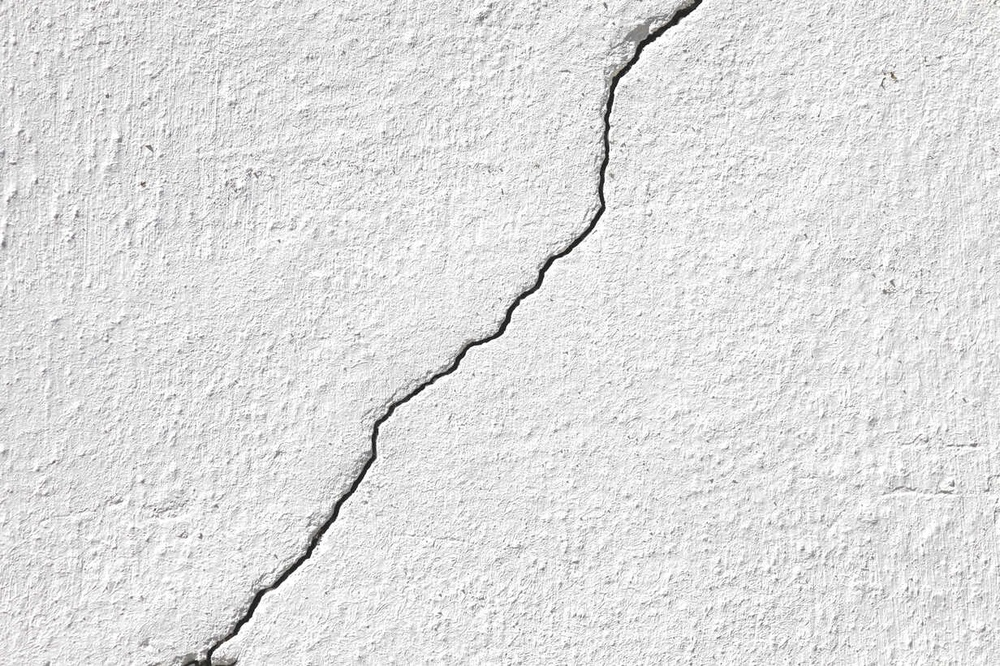
#> input picture Final Exercise/final2.jpg, 1000 x 666 px, shrunk from 1232 x 821 before the run
$ python final2_Canny.py
#> lines starting #> are read from the running program, lines starting #| are printed output that depends on the picture
import cv2 as cv
import numpy as np
import matplotlib.pyplot as plt
from scipy import ndimage

def Sobel_filter(img, direction):
    if (direction == 'x'):
        gx = np.array([[-1, 0, +1], [-2, 0, 2], [-1, 0, +1]])
        conv_val = ndimage.convolve(img, gx)
    if (direction == 'y'):
        gy = np.array([[-1, -2, -1], [0, 0, 0], [1, 2, 1]])
        conv_val = ndimage.convolve(img, gy)
    return conv_val

def normalize(img):
    Norm_ = img/np.max(img)
    return Norm_

def NMS(mag, grad):
    NMS = np.zeros(mag.shape)
    for i in range(1, int(mag.shape[0]) - 1):
        for j in range(1, int(mag.shape[1]) - 1):
            if((grad[i,j] >= -22.5 and grad[i,j] <= 22.5) or (grad[i,j] <= -157.5 and grad[i,j] >= 157.5)):
                if((mag[i,j] > mag[i,j+1]) and (mag[i,j] > mag[i,j-1])):
                    NMS[i,j] = mag[i,j]
                else:
                    NMS[i,j] = 0
            if((grad[i,j] >= 22.5 and grad[i,j] <= 67.5) or (grad[i,j] <= -112.5 and grad[i,j] >= -157.5)):
                if((mag[i,j] > mag[i+1,j+1]) and (mag[i,j] > mag[i-1,j-1])):
                    NMS[i,j] = mag[i,j]
                else:
                    NMS[i,j] = 0
            if((grad[i,j] >= 67.5 and grad[i,j] <= 112.5) or (grad[i,j] <= -67.5 and grad[i,j] >= -112.5)):
                if((mag[i,j] > mag[i+1,j]) and (mag[i,j] > mag[i-1,j])):
                    NMS[i,j] = mag[i,j]
                else:
                    NMS[i,j] = 0
            if((grad[i,j] >= 112.5 and grad[i,j] <= 157.5) or (grad[i,j] <= -22.5 and grad[i,j] >= -67.5)):
                if((mag[i,j] > mag[i+1,j-1]) and (mag[i,j] > mag[i-1,j+1])):
                    NMS[i,j] = mag[i,j]
                else:
                    NMS[i,j] = 0

    return NMS

if __name__ == "__main__":
    img = cv.imread('final2.jpg', cv.IMREAD_GRAYSCALE)
#> img: shape (666, 1000); min 7, max 255, mean 223.1
    img = np.array(img, dtype=float)

    plt.subplot(2,2,1)
    plt.imshow(img, cmap='gray')
    plt.title('Original')

    gx = Sobel_filter(img, 'x')
#> in Sobel_filter, `conv_val = ndimage.convolve(img, gx)`:
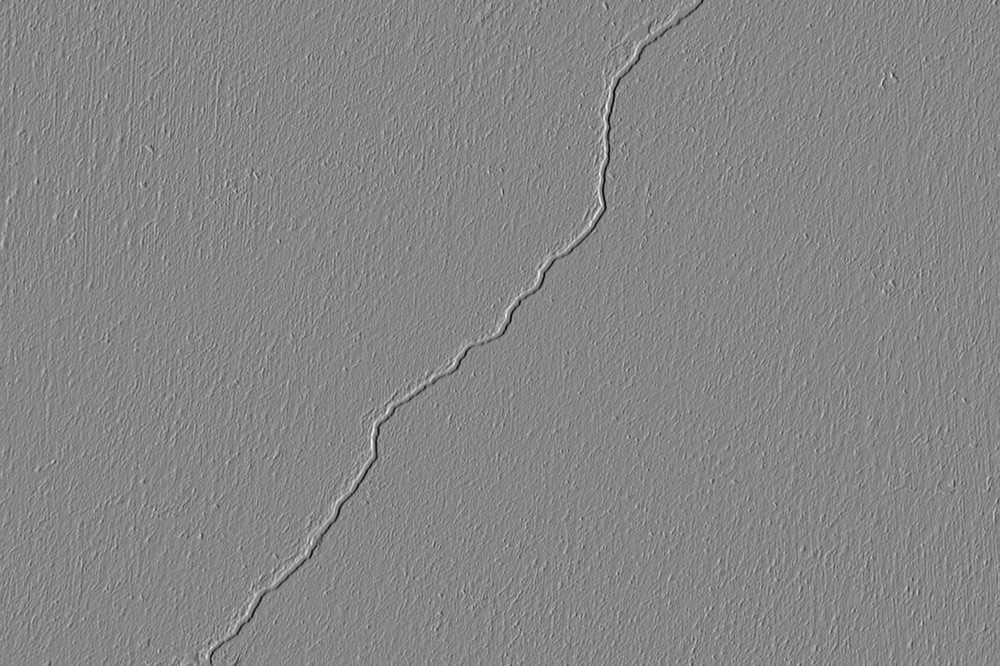
#> conv_val: shape (666, 1000) float64; min -919, max 828, mean -0.1; drawn with min black and max white
    gx = normalize(gx)
    gy = Sobel_filter(img, 'y')
    gy = normalize(gy)

    mag = np.sqrt(gx**2 + gy**2)
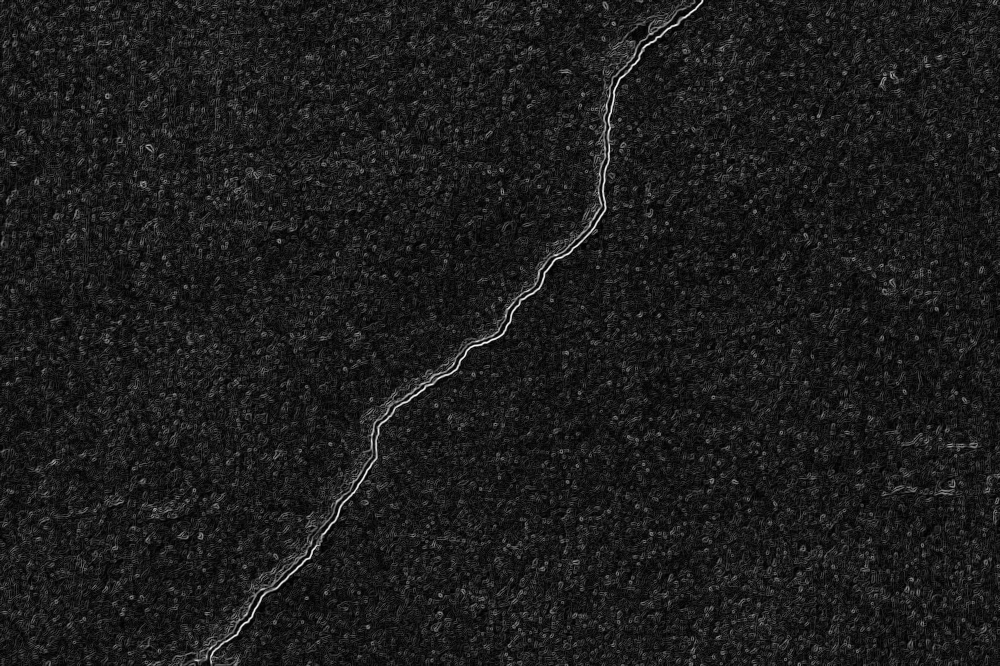
#> mag: shape (666, 1000) float64; min 0, max 1.16, mean 0.13; drawn with min black and max white
    grad = np.arctan2(gx, gy)
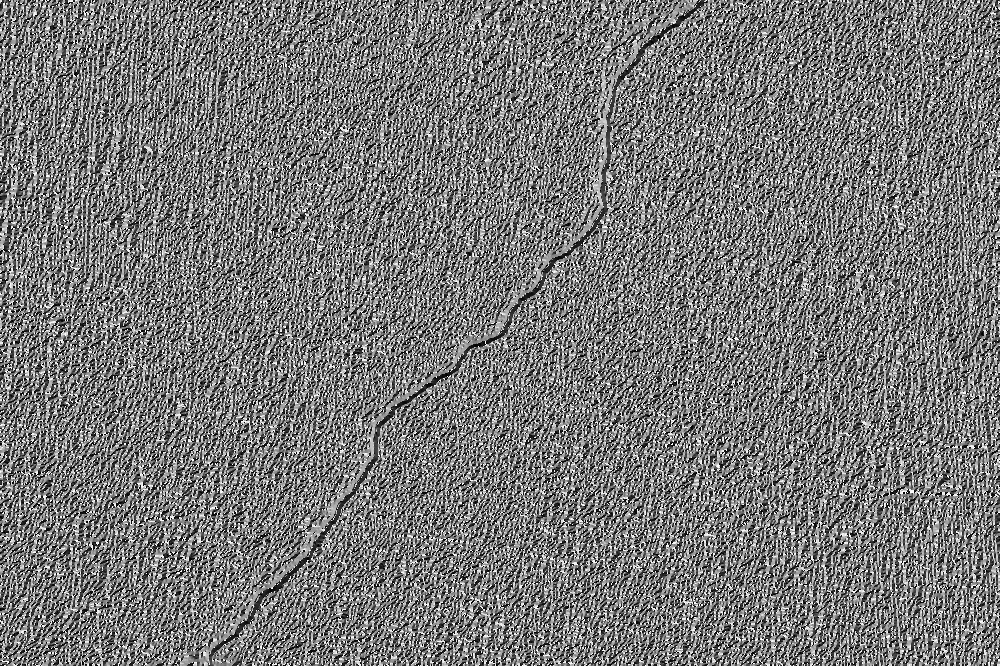
#> grad: shape (666, 1000) float64; min -3.14, max 3.14, mean -0.181; drawn with min black and max white
    plt.subplot(2,2,2)
    plt.imshow(mag, cmap='gray')
    plt.title('Magnitude')

    plt.subplot(2,2,3)
    plt.imshow(grad, cmap='gray')
    plt.title('Gradient')

    canny_img = NMS(mag, grad)
#> after the loop in NMS, `for i in range(1, int(mag.shape[0]) - 1):`:
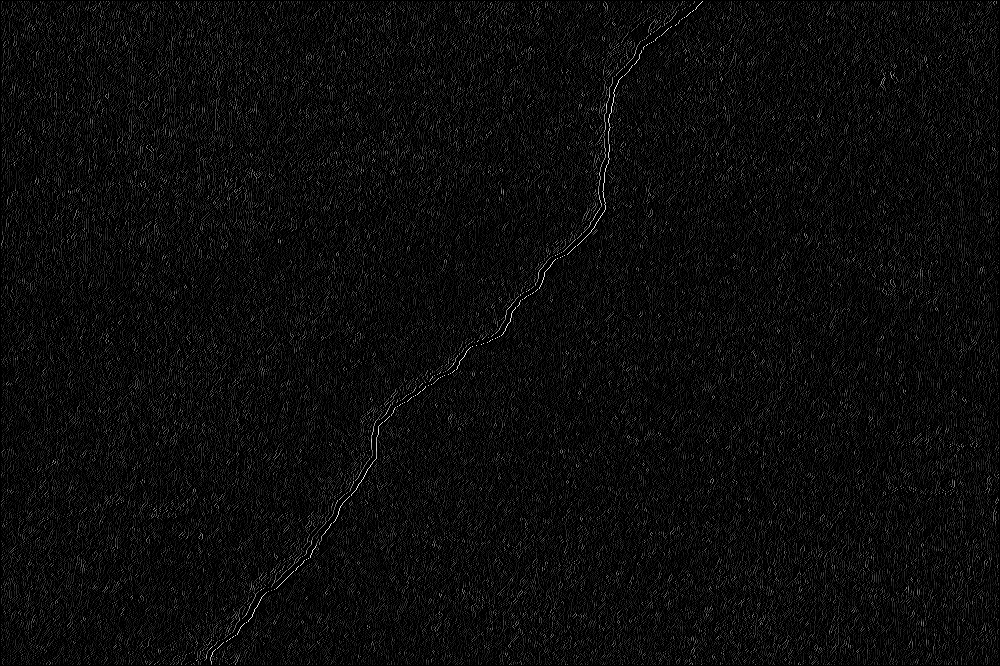
#> NMS: shape (666, 1000) float64; min 0, max 1.16, mean 0.0539; drawn with min black and max white
    plt.subplot(2,2,4)
    plt.imshow(canny_img, cmap='gray')
    plt.title('Non Maximum Suppression')

    plt.show()

$ run again, with Final Exercise/final4.jpg copied over Final Exercise/final2.jpg
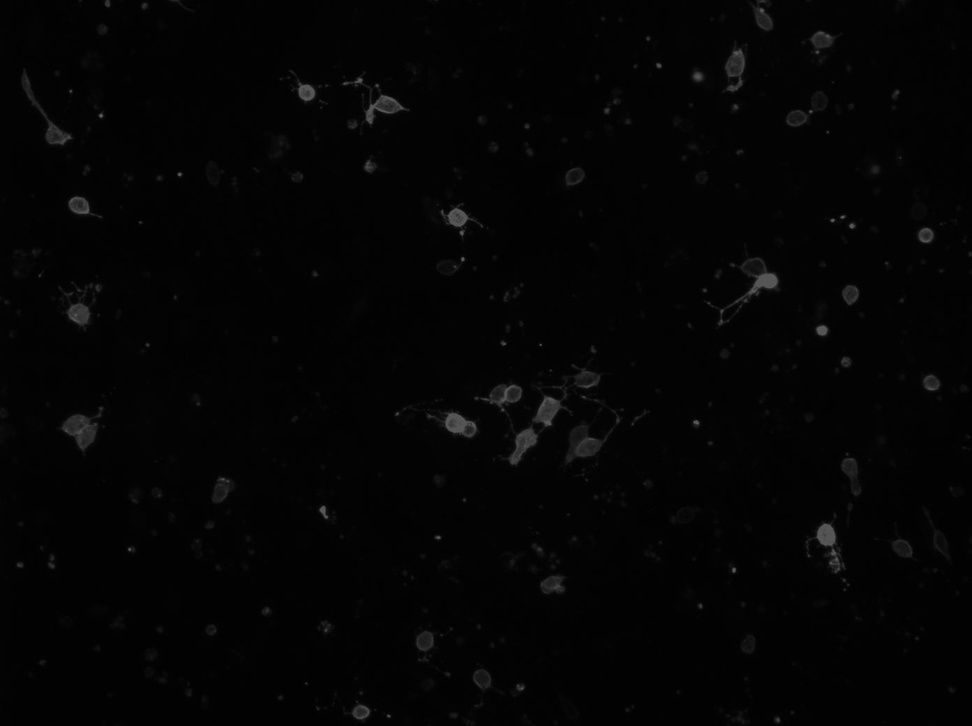
#> input picture Final Exercise/final4.jpg, 972 x 726 px, shrunk from 1392 x 1040 before the run
#> img is the input picture: shape (726, 972); min 0, max 96, mean 4.1
#> in Sobel_filter, `conv_val = ndimage.convolve(img, gx)`:
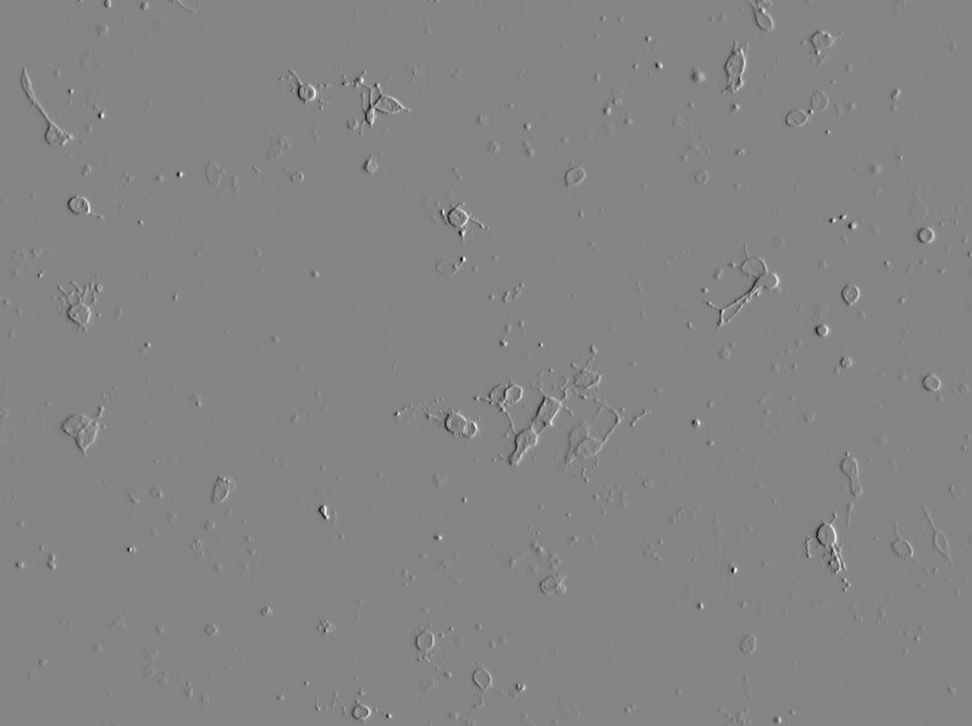
#> conv_val: shape (726, 972) float64; min -312, max 286, mean 0; drawn with min black and max white
#> `grad = np.arctan2(gx, gy)`:
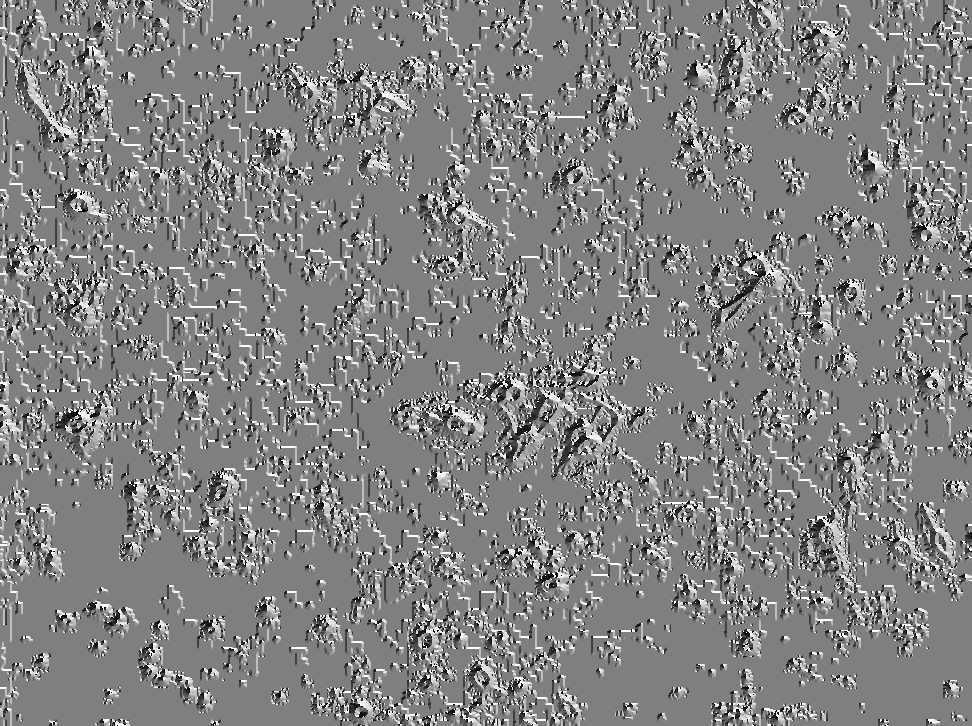
#> grad: shape (726, 972) float64; min -3.14, max 3.14, mean 0.0842; drawn with min black and max white
